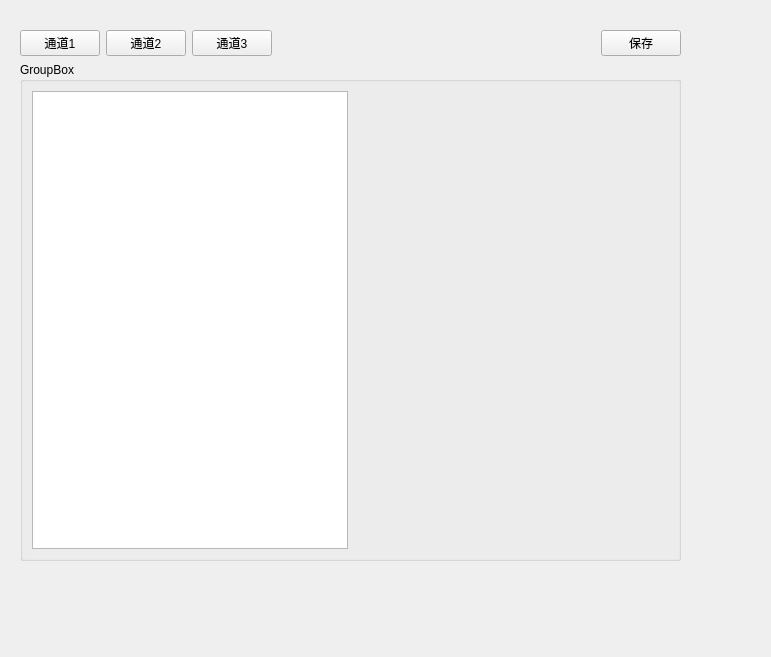
<?xml version="1.0" encoding="UTF-8"?>
<ui version="4.0">
 <class>settingWindow</class>
 <widget class="QWidget" name="settingWindow">
  <property name="geometry">
   <rect>
    <x>0</x>
    <y>0</y>
    <width>771</width>
    <height>657</height>
   </rect>
  </property>
  <property name="windowTitle">
   <string>settingWindow</string>
  </property>
  <widget class="QWidget" name="widget" native="true">
   <property name="geometry">
    <rect>
     <x>20</x>
     <y>30</y>
     <width>661</width>
     <height>531</height>
    </rect>
   </property>
   <layout class="QVBoxLayout" name="verticalLayout_3">
    <item>
     <layout class="QHBoxLayout" name="horizontalLayout_2">
      <item>
       <widget class="QPushButton" name="pushButton">
        <property name="text">
         <string>通道1</string>
        </property>
       </widget>
      </item>
      <item>
       <widget class="QPushButton" name="pushButton_3">
        <property name="text">
         <string>通道2</string>
        </property>
       </widget>
      </item>
      <item>
       <widget class="QPushButton" name="pushButton_2">
        <property name="text">
         <string>通道3</string>
        </property>
       </widget>
      </item>
      <item>
       <spacer name="horizontalSpacer">
        <property name="orientation">
         <enum>Qt::Horizontal</enum>
        </property>
        <property name="sizeHint" stdset="0">
         <size>
          <width>40</width>
          <height>20</height>
         </size>
        </property>
       </spacer>
      </item>
      <item>
       <widget class="QPushButton" name="pushButton_4">
        <property name="text">
         <string>保存</string>
        </property>
       </widget>
      </item>
     </layout>
    </item>
    <item>
     <widget class="QGroupBox" name="groupBox">
      <property name="title">
       <string>GroupBox</string>
      </property>
      <layout class="QHBoxLayout" name="horizontalLayout_4">
       <item>
        <widget class="QListWidget" name="listWidget"/>
       </item>
       <item>
        <widget class="QStackedWidget" name="stackedWidget">
         <widget class="QWidget" name="page"/>
         <widget class="QWidget" name="page_2"/>
        </widget>
       </item>
      </layout>
     </widget>
    </item>
   </layout>
  </widget>
 </widget>
 <resources/>
 <connections/>
</ui>
